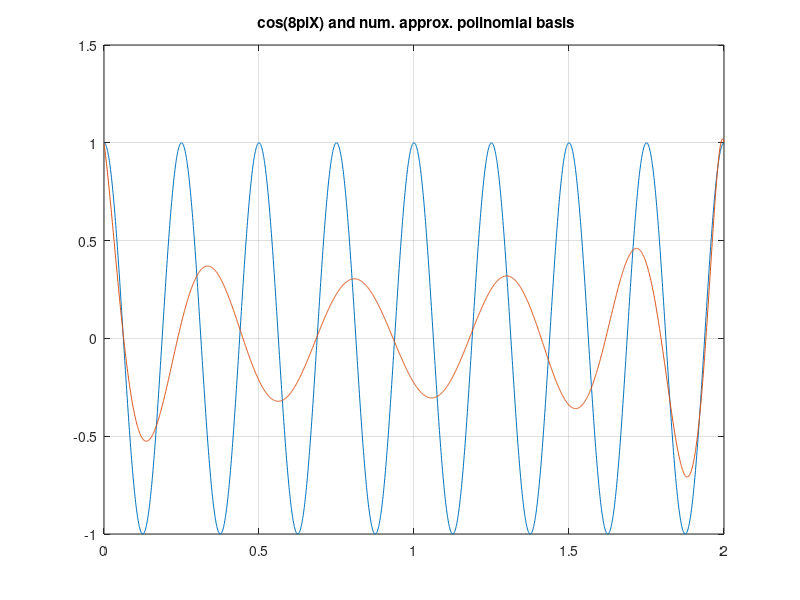

Write the MATLAB code that produced this figure.
%   Practical Excercise for the Galerkin approximation problem given by
%           a(u,phi) = (f,phi)   for all phi in H^1(0,2)
%   with a(u,phi) = (grad(u),grad(u)) + (u,phi)
clear all
clc

% %%%%%%%%%%%%%%%%%%%%%%%%%%%%%%%%%%%%%%%%%%%%%%%%%%%%%%%%%%%%%%%%%%%%%%%%%
% a) Calculate the STIFFNESS MATRIX A_h for the basis {1, x, ..., x^n}
% %%%%%%%%%%%%%%%%%%%%%%%%%%%%%%%%%%%%%%%%%%%%%%%%%%%%%%%%%%%%%%%%%%%%%%%%%
n = 16;
%    the entries of A_h are a(phi_i,phi_j) where phi_k is the kth elem. of the basis
A_h = zeros(n+1);
for i = 0:n
    for j = i:n
        if (i == 0)
            A_h(i+1,j+1) = 2^(i+j+1) * ((i+j+1)^(-1));
        else
            A_h(i+1,j+1) = 2^(i+j-1) * (i*j*(i+j-1)^(-1)) + 2^(i+j+1) * ((i+j+1)^(-1));
        end
        A_h(j+1,i+1) = A_h(i+1,j+1);
    end
end


%%%%%%%%%%%%%%%%%%%%%%%%%%%%%%%%%%%%%%%%%%%%%%%%%%%%%%%%%%%%%%%%%%%%%%%%%%%
%%%%%% NUMERICAL INTEGRATION SEEMS TO MAKE IT VERY MUCH MORE UNSTABLE %%%%%
%%%%%%%%%%%%%%%%%%%%%%%%%%%%%%%%%%%%%%%%%%%%%%%%%%%%%%%%%%%%%%%%%%%%%%%%%%%
% for i = 0:n
%     for j = 0:n
%         fun1 = @(x) (i)*(j) * x.^(i+j-2);
%         int1 = integral(fun1,0,2);
%         fun2 = @(x) x.^((i+1)*(j+1));
%         int2 = integral(fun2,0,2);
%         A_h(i+1,j+1) = int1 + int2;
%         A_h(j+1,i+1) = A_h(i+1,j+1);
%     end
% end
%%%%%%%%%%%%%%%%%%%%%%%%%%%%%%%%%%%%%%%%%%%%%%%%%%%%%%%%%%%%%%%%%%%%%%%%%%%


% %%%%%%%%%%%%%%%%%%%%%%%%%%%%%%%%%%%%%%%%%%%%%%%%%%%%%%%%%%%%%%%%%%%%%%%%%%%
% b) Calculate the l2-CONDITION NUMBER of the matrix A_h for for n = 1,...,16
% %%%%%%%%%%%%%%%%%%%%%%%%%%%%%%%%%%%%%%%%%%%%%%%%%%%%%%%%%%%%%%%%%%%%%%%%%%%
conds = zeros(n,1);
for k = 1:n
    conds(k) = cond(A_h(1:(k+1),1:(k+1)),2);
end

% %%%%%%%%%%%%%%%%%%%%%%%%%%%%%%%%%%%%%%%%%%%%%%%%%%%%%%%%%%%%%%%%%%%%%%%%%
%  c) CALCULATE ENTRIES OF b_h W.R.T. THE MONOMIAL BASIS for the right
%     hand side chosen s.t. the solution, u, is given by:
%           u(x) = cos (8*pi*x)
%     for n = 1,..,16
% %%%%%%%%%%%%%%%%%%%%%%%%%%%%%%%%%%%%%%%%%%%%%%%%%%%%%%%%%%%%%%%%%%%%%%%%%
b = zeros(n+1,1);
bh= zeros(n+1,1);
for i=0:n
    fun3 = @(x) (-8) * (i) * x.^(i-1) * pi .* sin(8 * pi * x);
    fun4 = @(x) x.^(i+1) .* cos(8 * pi * x);
    b(i+1) = integral(fun3,0,2) + integral(fun4,0,2);
end

%%%%%%%%%%%%%%%%%%%%%%%%%%%%%%%%%%%%%%%%%%%%%%%%%%%%%%%%%%%%%%%%%%%%%%%%%%%
%%%%%%%%%%%%%%%%% PROFESSOR'S CODE FOR b_h %%%%%%%%%%%%%%%%%%%%%%%%%%%%%%%%
%%%%%%%%%%%%%%%%%%%%%%%%%%%%%%%%%%%%%%%%%%%%%%%%%%%%%%%%%%%%%%%%%%%%%%%%%%%
% r=2;
% b2 = zeros(n+1,1);
% syms variable;
% f = cos(8*pi*variable);
% for i=0:n
%     b2(i+1) = int( f .* variable^(i-1),variable,0,r);
% end
%%%%%%%%%%%%%%%%%%%%%%%%%%%%%%%%%%%%%%%%%%%%%%%%%%%%%%%%%%%%%%%%%%%%%%%%%%%



% %%%%%%%%%%%%%%%%%%%%%%%%%%%%%%%%%%%%%%%%%%%%%%%%%%%%%%%%%%%%%%%%%%%%%%%%%
% d) Solve A_h * u_h = b_h
% %%%%%%%%%%%%%%%%%%%%%%%%%%%%%%%%%%%%%%%%%%%%%%%%%%%%%%%%%%%%%%%%%%%%%%%%%

    % Compute the coeficients 
    u_i = A_h \ b;
    X = [0:.001:2]; 
    % Compute the solution u_h as the combination of the elements of the
    % basis over the grid
    u_h = zeros(size(X));
    for j=1:1:n+1
        u_h = u_h + u_i(j) .* X.^(j-1);
    end

    

       
    % Compare the results with the real solution
    u_star = cos(8*pi .* X) ;
   
    plot(X, u_star)
    hold on
    plot(X, u_h)
    grid on
    title(' cos(8piX) and num. approx. polinomial basis')
    
    
    
%%%%%%%%%%%%%%%%%%%%%%%%%%%%%%%%%%%%%%%%%%%%%%%%%%%%%%%%%%%%%%%%%%%%%%%%%%%
%%%%%%%%%%%%%  IGNORE THIS NEXT PART ~ NOT TRUE ANYMORE %%%%%%%%%%%%%%%%%%%
%%%%%%%%%%%%%%%%%%%%%%%%%%%%%%%%%%%%%%%%%%%%%%%%%%%%%%%%%%%%%%%%%%%%%%%%%%%    
% Can also be solved by Cholesky decomposition because the eigenvalues 
% are all positive

% if (all(eig(A_h) > 0))
%     %for n=1:17
%     L = chol(A_h); % produces L lower triangular s.t. L*L' = A
%     % First solve L*v = b for v = L'*u
%     v = L \ b;
%     v2 = L \ b2;
%     % Then solve L'*u = v
%     u = L' \ v;
%     u2 = L' \ v2;



